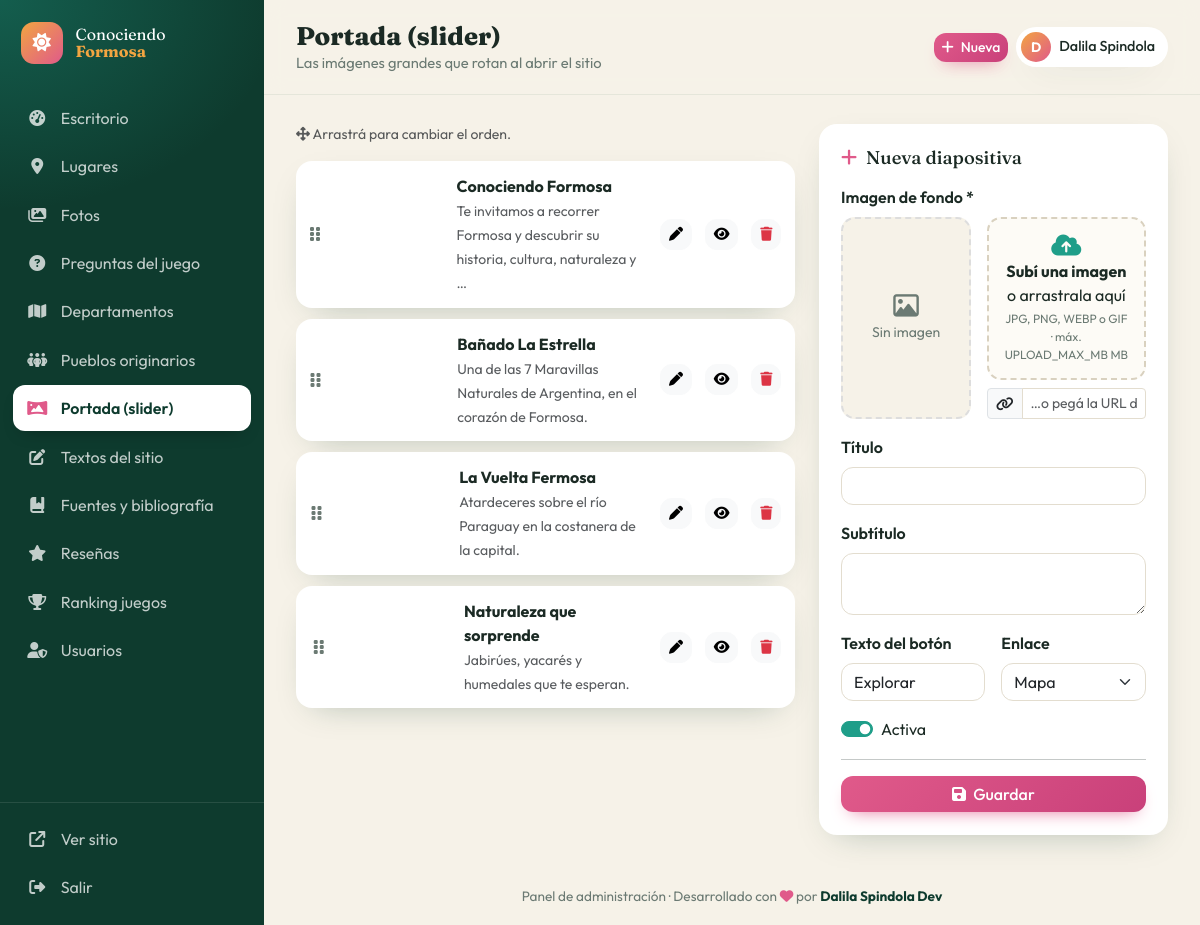
Page /admin/slides.php (signed in) on the committed database.
### tables this page shows
CREATE TABLE slides (
  id INT AUTO_INCREMENT PRIMARY KEY,
  titulo VARCHAR(150),
  subtitulo VARCHAR(255),
  imagen VARCHAR(500) NOT NULL,
  boton_texto VARCHAR(60),
  boton_link VARCHAR(255),
  orden INT DEFAULT 0,
  activo TINYINT(1) DEFAULT 1
);

### includes/funciones.php (called while the page is built, shortened)
<?php
function e($v): string
{
    return htmlspecialchars((string)($v ?? ''), ENT_QUOTES, 'UTF-8');
}
function img_url(?string $path, string $prefix = ''): string
{
    if (preg_match('~^(https?:)?//~i', $path) || str_starts_with($path, 'data:')) return $path;
    return $prefix . ltrim($path, '/');
}
function csrf_token(): string
{
    return $_SESSION['csrf'];
}

### admin/slides.php (the view, shortened to what this page needs)
<?php
require_once __DIR__ . '/includes/bootstrap.php';
$pdo = db();
$slides = $pdo->query('SELECT * FROM slides ORDER BY orden, id')->fetchAll();
$edit = ['id' => 0, 'titulo' => '', 'subtitulo' => '', 'imagen' => null, 'boton_texto' => 'Explorar', 'boton_link' => '#mapa', 'activo' => 1];
$acciones = '<a href="slides.php?editar=0#form" class="btn btn-lapacho btn-sm"><i class="fa-solid fa-plus me-1"></i> Nueva</a>';
require __DIR__ . '/includes/header.php';
?>
<div class="row g-4">
  <div class="col-xl-7">
    <p class="small text-muted"><i class="fa-solid fa-up-down-left-right"></i> Arrastrá para cambiar el orden.</p>
    <div class="slide-list" id="slideList" data-csrf="<?= csrf_token() ?>">
      <?php foreach ($slides as $s): ?>
        <div class="slide-item <?= $s['activo'] ? '' : 'is-off' ?> <?= $edit['id'] == $s['id'] ? 'active' : '' ?>" data-id="<?= $s['id'] ?>">
          <span class="drag-handle"><i class="fa-solid fa-grip-vertical"></i></span>
          <div class="sthumb" style="background-image:url('<?= e(img_url($s['imagen'], P)) ?>')"></div>
          <div class="flex-grow-1"><strong><?= e($s['titulo'] ?: '(sin título)') ?></strong><br><small class="text-muted"><?= e(mb_strimwidth($s['subtitulo'], 0, 80, '…')) ?></small></div>
          <a href="?editar=<?= $s['id'] ?>#form" class="btn btn-sm btn-light"><i class="fa-solid fa-pen"></i></a>
          <form method="post"><?= csrf_field() ?><input type="hidden" name="accion" value="toggle"><input type="hidden" name="id" value="<?= $s['id'] ?>">
            <button class="btn btn-sm btn-light" title="<?= $s['activo'] ? 'Ocultar' : 'Mostrar' ?>"><i class="fa-solid <?= $s['activo'] ? 'fa-eye' : 'fa-eye-slash' ?>"></i></button></form>
          <form method="post" data-confirm="¿Eliminar esta diapositiva?"><?= csrf_field() ?><input type="hidden" name="accion" value="eliminar"><input type="hidden" name="id" value="<?= $s['id'] ?>">
            <button class="btn btn-sm btn-light text-danger"><i class="fa-solid fa-trash"></i></button></form>
        </div>
      <?php endforeach; ?>
    </div>
  </div>
  <div class="col-xl-5" id="form">
    <form class="panel sticky-xl" method="post" enctype="multipart/form-data">
      <div class="panel-head"><h2><i class="fa-solid fa-<?= $edit['id'] ? 'pen' : 'plus' ?>"></i> <?= $edit['id'] ? 'Editar diapositiva' : 'Nueva diapositiva' ?></h2></div>
      <div class="row g-3">
        <div class="col-12"><?= campo_imagen('imagen', $edit['imagen'], 'Imagen de fondo', true) ?></div>
        <div class="col-12"><label class="form-label fw-semibold">Título</label><input type="text" name="titulo" class="form-control" value="<?= e($edit['titulo']) ?>" maxlength="150"></div>
        <div class="col-12"><label class="form-label fw-semibold">Subtítulo</label><textarea name="subtitulo" class="form-control" rows="2" maxlength="255"><?= e($edit['subtitulo']) ?></textarea></div>
        <div class="col-6"><label class="form-label fw-semibold">Texto del botón</label><input type="text" name="boton_texto" class="form-control" value="<?= e($edit['boton_texto']) ?>"></div>
        <div class="col-6"><label class="form-label fw-semibold">Enlace</label>
          <select name="boton_link" class="form-select">
            <?php foreach (['#mapa' => 'Mapa', '#departamentos' => 'Departamentos', '#destacados' => 'Destacados', '#pueblos' => 'Pueblos', '#juegos' => 'Juegos', '#galeria' => 'Galería', '#resenas' => 'Reseñas'] as $v => $t): ?>
              <option value="<?= $v ?>" <?= $edit['boton_link'] === $v ? 'selected' : '' ?>><?= $t ?></option>
            <?php endforeach; ?>
          </select></div>
        <div class="col-12"><div class="form-check form-switch"><input class="form-check-input" type="checkbox" name="activo" id="sact" <?= $edit['activo'] ? 'checked' : '' ?>><label class="form-check-label" for="sact">Activa</label></div></div>
      </div>
      <hr><button class="btn btn-lapacho w-100"><i class="fa-solid fa-floppy-disk me-1"></i> Guardar</button>
    </form>
  </div>
</div>
<?php require __DIR__ . '/includes/footer.php'; ?>

### admin/assets/admin.css (style rules this page uses)
:root { --monte: #0E3B2E; --monte-2: #145240; --humedal: #1F9E89; --lapacho: #E05A8A; --lapacho-2: #c9407a; --sol: #F2A541; --tierra: #C2552F; --arena: #F6F2E8; --tinta: #1B2A24; --gris: #6b7a73; --sb-w: 264px; --radius: 18px; --shadow: 0 12px 34px -18px rgba(14,59,46,.35); --ease: cubic-bezier(.22,1,.36,1); }
body.admin { font-family: 'Outfit', system-ui, sans-serif; background: var(--arena); color: var(--tinta); }
h1, h2, h3, .login-title { font-family: 'Fraunces', Georgia, serif; }
a { color: var(--lapacho-2); }
.btn { border-radius: 12px; font-weight: 500; }
.btn-lapacho { background: linear-gradient(135deg, var(--lapacho), var(--lapacho-2)); color: #fff; border: 0; box-shadow: 0 8px 18px -10px var(--lapacho); }
.panel { background: #fff; border-radius: var(--radius); padding: 1.4rem; box-shadow: var(--shadow); animation: fadeUp .5s var(--ease) both; }
.panel-head { display: flex; justify-content: space-between; align-items: center; gap: .5rem; margin-bottom: 1rem; }
.panel-head h2 { font-size: 1.15rem; margin: 0; }
.panel-head h2 i { color: var(--lapacho); margin-right: .3rem; }
.sticky-xl { position: sticky; top: 100px; }
.form-control, .form-select { border-radius: 12px; border-color: #e3ddcf; }
.form-check-input:checked { background-color: var(--humedal); border-color: var(--humedal); }
.drag-handle { position: absolute; top: .5rem; right: .5rem; width: 30px; height: 30px; border-radius: 8px; background: rgba(255,255,255,.9); display: grid; place-items: center; cursor: grab; color: var(--gris); }
.slide-list { display: grid; gap: .7rem; }
.slide-item { display: flex; align-items: center; gap: .8rem; padding: .7rem; background: #fff; border-radius: 16px; box-shadow: var(--shadow); border: 2px solid transparent; }
.slide-item .drag-handle { position: static; cursor: grab; }
.sthumb { width: 110px; height: 66px; border-radius: 10px; background: center/cover; flex: none; }

### rows in the picture
slides: titulo "Conociendo Formosa", subtitulo "Te invitamos a recorrer Formosa y descubrir su historia, cultura, naturaleza y …", activo 1 (drawn)
slides: titulo "Bañado La Estrella", subtitulo "Una de las 7 Maravillas Naturales de Argentina, en el corazón de Formosa.", activo 1 (drawn)
slides: titulo "La Vuelta Fermosa", subtitulo "Atardeceres sobre el río Paraguay en la costanera de la capital.", activo 1 (drawn)
slides: titulo "Naturaleza que sorprende", subtitulo "Jabirúes, yacarés y humedales que te esperan.", activo 1 (drawn)

### other values in the picture
$txt "Escritorio"
$txt "Lugares"
$txt "Fotos"
$txt "Preguntas del juego"
$txt "Departamentos"
$txt "Pueblos originarios"
$txt "Portada (slider)"
$txt "Textos del sitio"
$txt "Fuentes y bibliografía"
$txt "Reseñas"
$txt "Ranking juegos"
$txt "Usuarios"
$titulo "Portada (slider)"
$subtitulo "Las imágenes grandes que rotan al abrir el sitio"
mb_strtoupper(mb_substr($_SESSION['admin_nombre'] ?? 'A', 0, 1)) "D"
